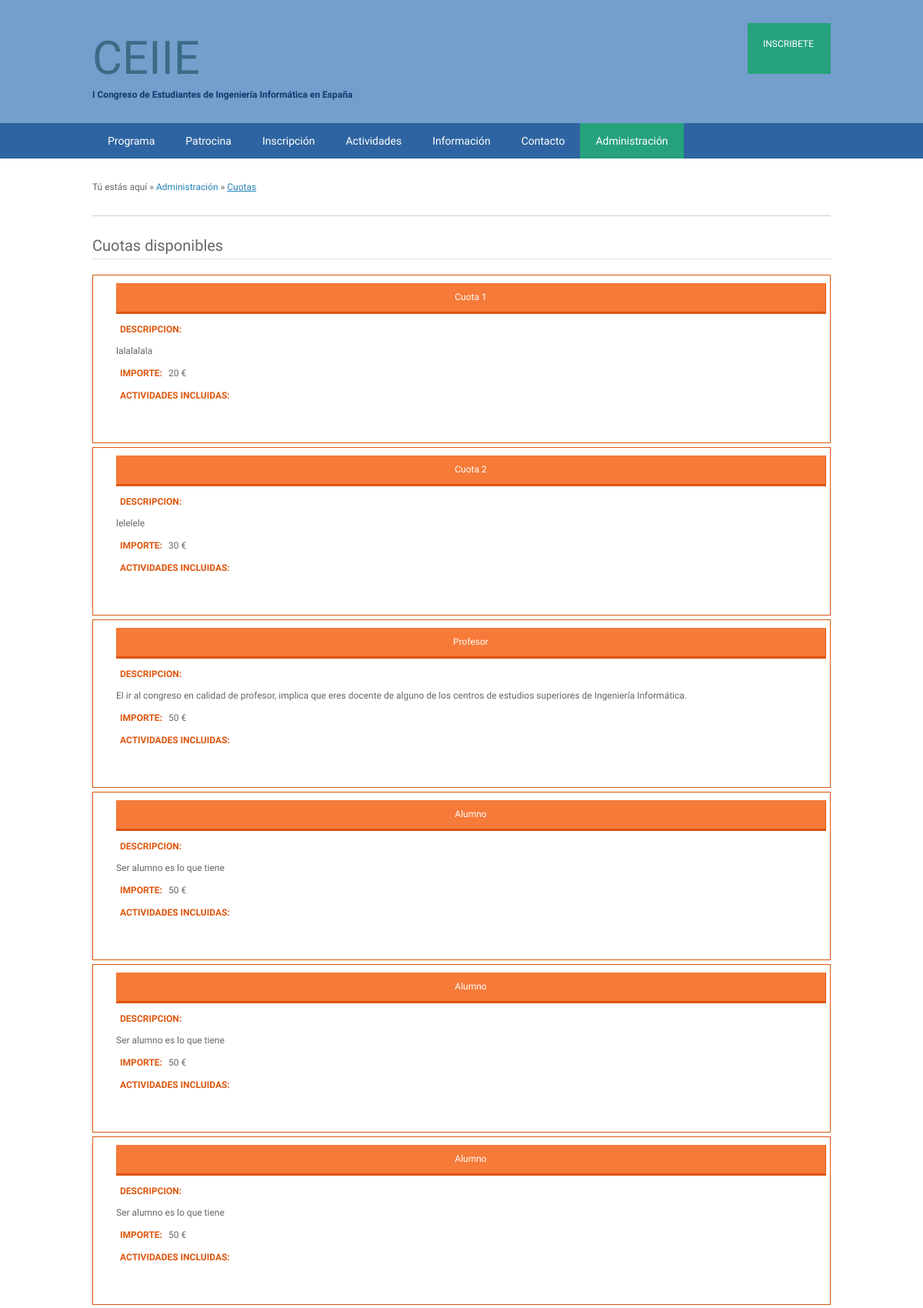
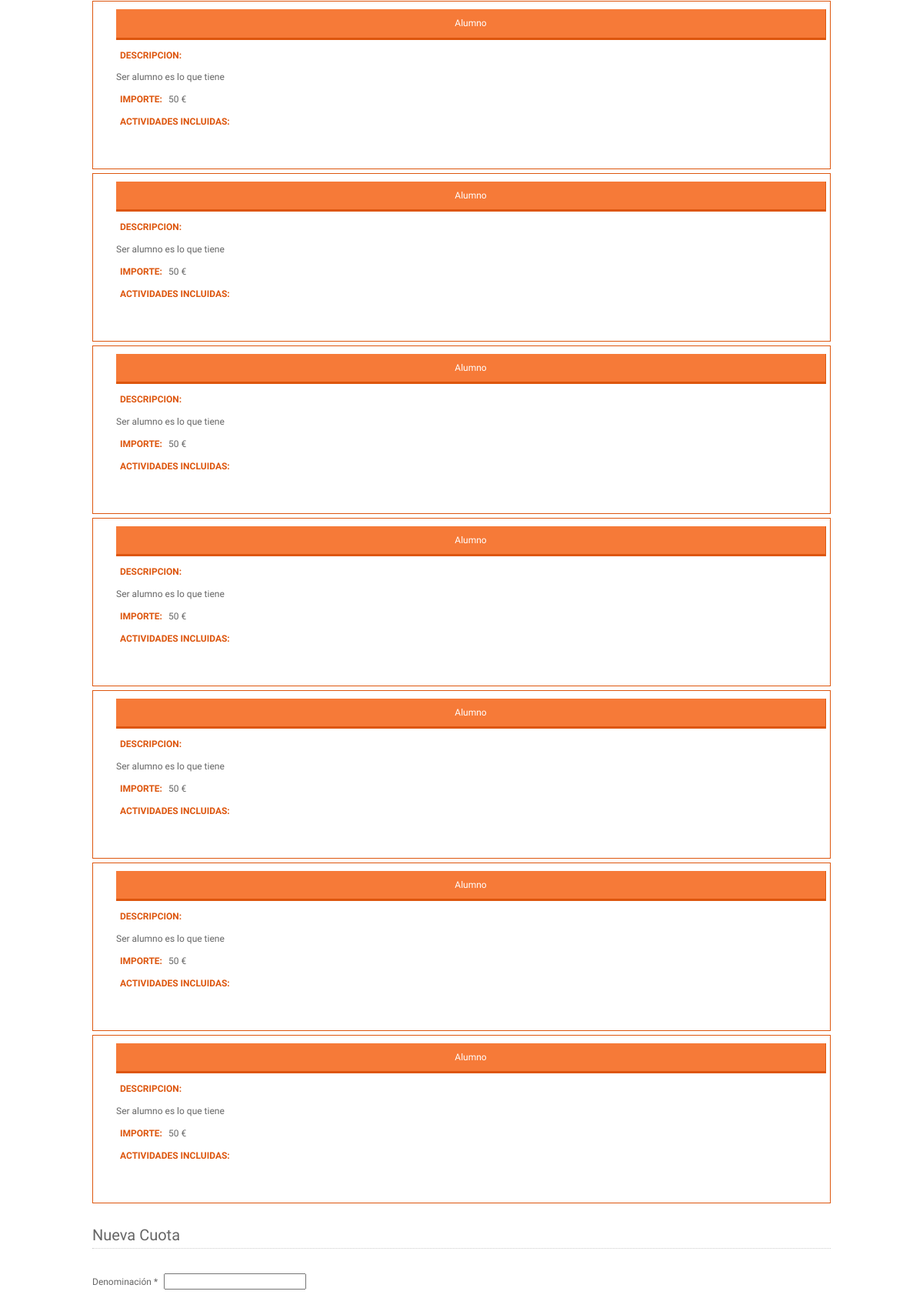
Page /index.php?page=cuotas (signed in, upper part) on the committed database (2 pictures, top to bottom).
### tables this page shows
CREATE TABLE IF NOT EXISTS `cuota` (
`idCuota` int(11) NOT NULL,
  `denominacion` varchar(200) NOT NULL,
  `descripcion` text NOT NULL,
  `importe` int(11) NOT NULL
);

### php/database/ORM.php (called while the page is built, shortened)
<?php
class ORM {
    private $conexion;
    function ORM() {
        $this->conexion = mysql_connect(DB_HOST, DB_USER, DB_PASS)
                or exit('No se pudo conectar con el servidor MySQL');
        $this->abreBD = mysql_select_db(DB_NAME, $this->conexion);
    }
    function query($query) {
        return mysql_query($query, $this->conexion);
    }
}

### php/model/containers/Contenedor.php (called while the page is built, shortened)
<?php
include_once 'php/database/ORM.php';;
class Contenedor {
    public function __construct() {
        $this->orm = new ORM();
    }
}

### php/model/containers/ContenedorCuota.php (called while the page is built, shortened)
<?php
include_once 'php/model/containers/Contenedor.php';
include_once 'php/model/Cuota.php';
class ContenedorCuota extends Contenedor {
    function getAll() {
        $cuotas = array();
        $resultRow = $this->orm->query("SELECT * FROM cuota");
        while ($r = mysql_fetch_array($resultRow)) {
            $cuotas[] = new Cuota($r[0], $r[1], $r[2], $r[3], null);
        }
        return $cuotas;
    }
}

### php/model/Cuota.php (called while the page is built, shortened)
<?php
class Cuota {
    public $denominacion;
    public $descripcion;
    public $importe;
    function __construct() {
        $params = func_get_args();
        $num_params = func_num_args();
        $funcion_constructor = '__construct' . $num_params;
    }
    function __construct5($id, $denominacion, $descripcion, $importe, $actividades) {
        $this->denominacion = $denominacion;
        $this->descripcion = $descripcion;
        $this->importe = $importe;
    }
    function getDenominacion() {
        return $this->denominacion;
    }
    function getDescripcion() {
        return $this->descripcion;
    }
    function getImporte() {
        return $this->importe;
    }
}

### pages/cuotas.php (the view, shortened to what this page needs)
<?php
include_once 'php/model/Cuota.php';
include_once 'php/model/containers/ContenedorCuota.php';
$cCuota = new ContenedorCuota();
?>
<div class="wrapper col3">
    <div id="breadcrumb">
        <ul>
            <li class="first">Tú estás aquí</li>
            <li>&#187;</li>
            <li><a href="#">Administración</a>
            </li>
            <li>&#187;</li>
            <li class="current"><a href="#">Cuotas</a>
            </li>
        </ul>
    </div>
</div>
<div class="wrapper col5">
    <div id="container">
        <h2>Cuotas disponibles</h2>
        <div id="cuotas" class="lista-cuotas">
            <?php
            $lCuotas = $cCuota->getAll();
            foreach ($lCuotas as $c) {
                ?>
                <div id="cuota-<?php $c->getId() ?>" class="cuota elemento-listado">
                    <p class="titulo-elemento-listado"><?php echo $c->getDenominacion() ?></p>
                    <p><strong>Descripcion: </strong></p><p><?php echo $c->getDescripcion() ?></p>
                    <p><strong>Importe: </strong><?php echo $c->getImporte() ?> €</p>
                    <p><strong>Actividades incluidas: </strong></p><p><?php echo $c->getActividades() ?></p>
                </div>
                <?php
            }
            ?>
        </div>
        <br><br>
        <h2>Nueva Cuota</h2>
        <form action="index.php?page=cuotas" method="POST">
            <fieldset>
                <p>
                    <label for="denominacion">Denominación * </label>
                    <input type="text" name="denominacion" placeholder="" required/>
                </p>
                <br>
                <br/>
                <br/>
            </fieldset>
        </form>
    </div>
</div>

### layout/styles/layout.css (style rules this page uses)
html { overflow-y: scroll; }
body { margin: 0; padding: 0; font-size: 12px; font-family: 'Raleway', sans-serif; color: #FFFFFF; background-color: #2E64A1; }
a { outline: none; text-decoration: none; }
div.wrapper { display: block; width: 100%; margin: 0; text-align: left; }
div.wrapper h1, div.wrapper h2, div.wrapper h3, div.wrapper h4, div.wrapper h5, div.wrapper h6 { margin: 0 0 20px 0; padding: 0 0 8px 0; font-size: 20px; font-weight: normal; }
.col3, .col4, .col5 { color: #666666; background-color: #FFFFFF; }
#header, #topbar, #intro, #services, #breadcrumb, #container, #footer, #copyright { display: block; position: relative; width: 960px; margin: 0 auto; }
#breadcrumb { padding: 30px 0; border-bottom: 1px solid #CCCCCC; }
#breadcrumb a { color: #2684B7; background-color: #FFFFFF; }
#breadcrumb ul { margin: 0; padding: 0; list-style: none; }
#breadcrumb ul li { display: inline; }
#breadcrumb ul li.current a { text-decoration: underline; }
#container { padding: 30px 0; line-height: 1.4em; }
#container h1, #container h2, #container h3, #container h4, #container h5, #container h6 { padding-bottom: 8px; border-bottom: 1px dotted #CCCCCC; }
.elemento-listado { padding:10px 5px 40px 30px; border: 1px solid #DD560E; margin-top:5px; }
.elemento-listado strong { color: #DD560E; text-transform: uppercase; padding-left:5px; margin-right:5px; }
.elemento-listado .titulo-elemento-listado { background-color:#F67A38; color:white; text-align:center; padding: 10px; margin: 0px ; border-bottom: 3px solid #DD560E; border-right: 1px solid #DD560E; }

### layout/styles/forms.css (style rules this page uses)
form, fieldset, legend { margin: 0; padding: 0; border: none; }
form label { margin-right: 5px; }

### rows in the picture
cuota: denominacion "Cuota 1", descripcion "lalalalala", importe "20"
cuota: denominacion "Cuota 2", descripcion "lelelele", importe "30"
cuota: denominacion "Profesor", descripcion "El ir al congreso en calidad de profesor, implica que eres docente de alguno de los centros de estudios superiores de Ingeniería Informática.", importe "50"
cuota: denominacion "Alumno", descripcion "Ser alumno es lo que tiene", importe "50"
cuota: denominacion "Alumno", descripcion "Ser alumno es lo que tiene", importe "50"
cuota: denominacion "Alumno", descripcion "Ser alumno es lo que tiene", importe "50"
cuota: denominacion "Alumno", descripcion "Ser alumno es lo que tiene", importe "50"
cuota: denominacion "Alumno", descripcion "Ser alumno es lo que tiene", importe "50"
cuota: denominacion "Alumno", descripcion "Ser alumno es lo que tiene", importe "50"
cuota: denominacion "Alumno", descripcion "Ser alumno es lo que tiene", importe "50"
cuota: denominacion "Alumno", descripcion "Ser alumno es lo que tiene", importe "50"
cuota: denominacion "Alumno", descripcion "Ser alumno es lo que tiene", importe "50"
cuota: denominacion "Alumno", descripcion "Ser alumno es lo que tiene", importe "50"
